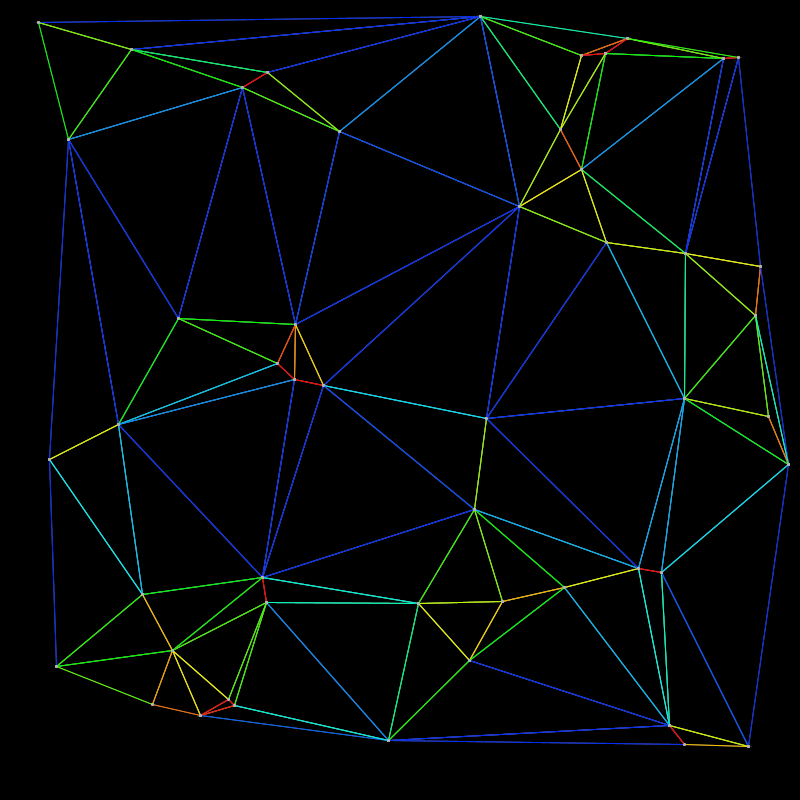
Frame 1 (no input)
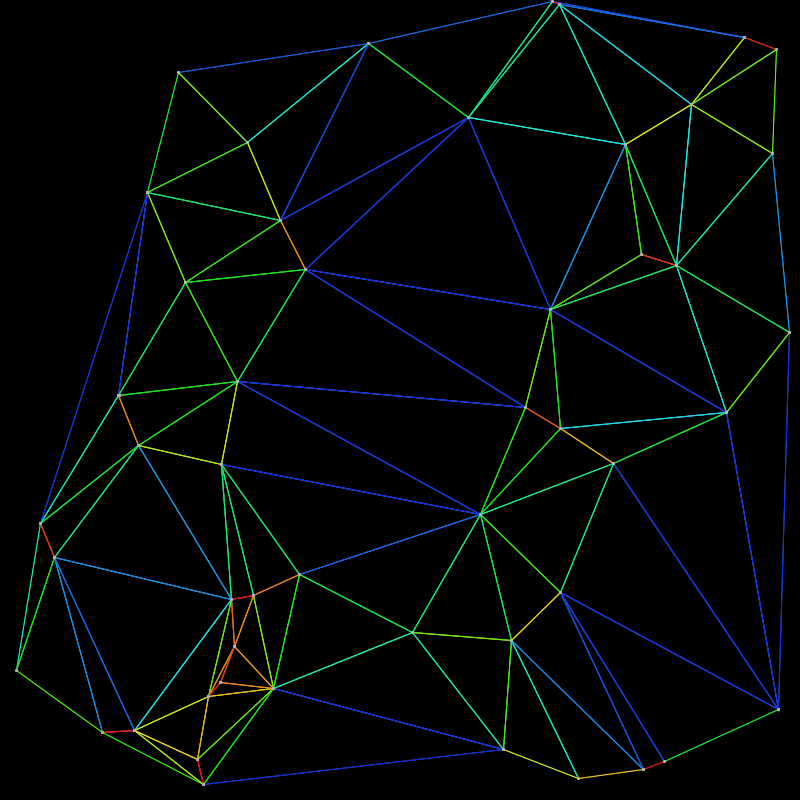
Frame 60 (the mouse pressed at the canvas centre just before this capture)
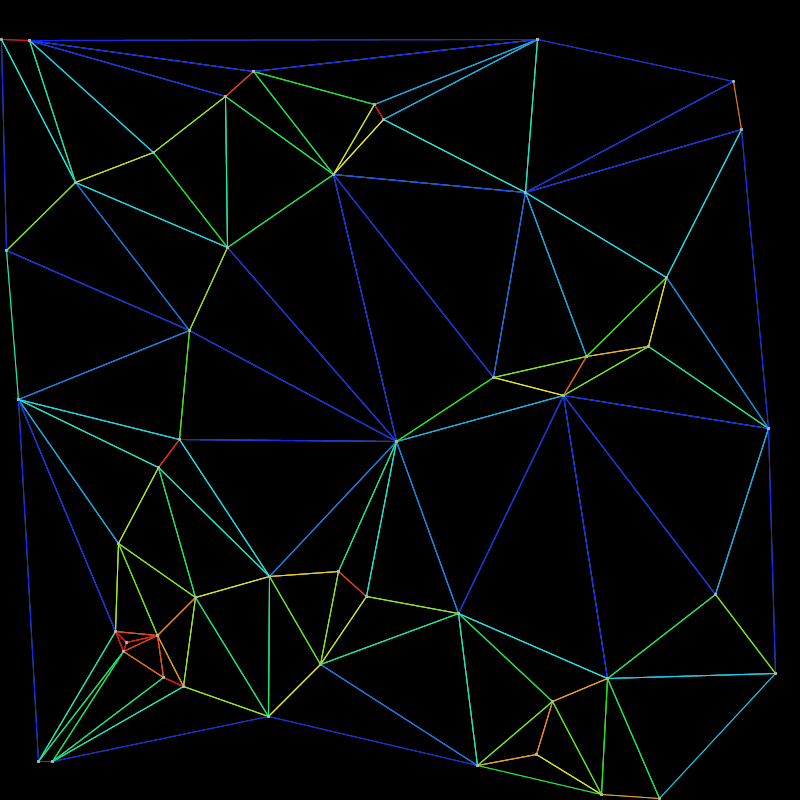
Frame 120 (the mouse held since frame 60 and released just before this capture)

The Processing sketch that drew these frames (run headless with seeded random() and noise(); from frame 60 on, the mouse is pressed at the canvas centre):

// Processing sketch: Delaunay
// ── Delaunay.pde
import java.util.Map;
import java.util.HashSet;
import java.util.Iterator;

DelaunayTriangles delaunay;  
ArrayList<Point> ptList = new ArrayList<Point>();  
int pointNum = 50;
  
void setup() {  
  size(800, 800);
  frameRate(60);
  //blendMode(ADD);
  
  for(int i = 0; i < pointNum; i++) {  
    ptList.add(new Point(random(width),random(height)));
    ptList.get(i).setV(random(-2.0,2.0),random(-2.0,2.0));
  }
  
    
  delaunay = new DelaunayTriangles(ptList);  
}  
  
void draw(){
  colorMode(RGB,255,255,255);
  background(0);  
  stroke(70);
  strokeWeight(2);
  noFill();
  smooth(); 
  
  for(int i = 0; i <ptList.size(); i++) {
    ptList.get(i).move();
  }
  
  
  delaunay.DelaunayTriangulation(ptList);
  delaunay.draw();  
}

void mouseClicked(){
  ptList.add(new Point(mouseX,mouseY));
  ptList.get(ptList.size()-1).setV(random(-2.0,2.0),random(-2.0,2.0));
}

void keyPressed(){
  if(key=='c'){
    ptList.clear();
  }
  if(key=='s'){
    save("img_"+month()+day()+hour()+minute()+second()+".png");
  }
}
// ── Circle.pde
class Circle {  
  Point center;  
  float radius;  
    
  public Circle(PVector c, float r){  
    this.center = c instanceof Point ? (Point)c : new Point(c);  
    this.radius = r;  
  }  
    
  public void draw() {  
    ellipse(center.x, center.y, radius * 2, radius * 2);  
  }  
}
// ── DelaunayTriangles.pde
class DelaunayTriangles {  
  //field
  public HashSet triangleSet = new HashSet();

  //constract
  public DelaunayTriangles(ArrayList pointList) {  
    DelaunayTriangulation(pointList);
  }  
    
  //method
  public void DelaunayTriangulation(ArrayList pointList) {  
    triangleSet.clear();// = new HashSet();
      
    Triangle hugeTriangle = getHugeTriangle();  
    triangleSet.add(hugeTriangle);  
  
    try {  
      for(Iterator pIter = pointList.iterator(); pIter.hasNext(); ) {  
        Object element = pIter.next();  
        Point p = element instanceof Point ?   
            (Point)element : new Point((PVector)element);  
          
        HashMap tmpTriangleSet = new HashMap();  
  
        for(Iterator tIter=triangleSet.iterator(); tIter.hasNext();){  
          Triangle t = (Triangle)tIter.next();  
                
          Circle c = getCircumscribedCirclesOfTriangle(t);  
                
          if (Point.dist(c.center, p) <= c.radius) {  
            addElementToRedundanciesMap(tmpTriangleSet,  
              new Triangle(p, t.p1, t.p2));  
            addElementToRedundanciesMap(tmpTriangleSet,  
              new Triangle(p, t.p2, t.p3));  
            addElementToRedundanciesMap(tmpTriangleSet,  
              new Triangle(p, t.p3, t.p1));  
              
            tIter.remove();              
          }  
        }  
          
        for(Iterator tmpIter = tmpTriangleSet.entrySet().iterator();  
            tmpIter.hasNext();) {  
  
          Map.Entry entry = (Map.Entry)tmpIter.next();  
          Object t = entry.getKey();  
            
          boolean isUnique =   
              ((Boolean)entry.getValue()).booleanValue();  
  
          if(isUnique) {  
            triangleSet.add(t);  
          }  
        }  
      }  
        
      for(Iterator tIter = triangleSet.iterator(); tIter.hasNext();){  
        Triangle t = (Triangle)tIter.next();  
        if(hugeTriangle.hasCommonPoints(t)) {  
          tIter.remove();  
        }  
      }  
    } catch (Exception ex) {  
      return;  
    }  
  }  
  
  public void draw() {  
    for(Iterator it = triangleSet.iterator(); it.hasNext(); ) {  
      Triangle t = (Triangle)it.next();  
      t.draw();  
    }  
  }  
    
    
  private void addElementToRedundanciesMap(HashMap hashMap, Object t)  
  {  
    if (hashMap.containsKey((Triangle)t)) {  
      hashMap.put(t, new Boolean(false));  
    } else {  
      hashMap.put(t, new Boolean(true));  
    }  
  }  
    
  private Triangle getHugeTriangle() {  
    return getHugeTriangle(new PVector(0, 0),   
                           new PVector(width, height));      
  }  
  private Triangle getHugeTriangle(PVector start, PVector end) {  
    if(end.x < start.x) {  
      float tmp = start.x;  
      start.x = end.x;  
      end.x = tmp;  
    }  
    if(end.y < start.y) {  
      float tmp = start.y;  
      start.y = end.y;  
      end.y = tmp;  
    }  
      
    Point center = new Point( (end.x - start.x) / 2.0,  
                              (end.y - start.y) / 2.0 );  
    float radius = Point.dist(center, start) + 1.0;  
      
    float x1 = center.x - sqrt(3) * radius;  
    float y1 = center.y - radius;  
    Point p1 = new Point(x1, y1);  
      
    float x2 = center.x + sqrt(3) * radius;  
    float y2 = center.y - radius;  
    Point p2 = new Point(x2, y2);  
      
    float x3 = center.x;  
    float y3 = center.y + 2 * radius;  
    Point p3 = new Point(x3, y3);  
  
    return new Triangle(p1, p2, p3);      
  }  
    
  private Circle getCircumscribedCirclesOfTriangle(Triangle t) {  
    float x1 = t.p1.x;  
    float y1 = t.p1.y;  
    float x2 = t.p2.x;  
    float y2 = t.p2.y;  
    float x3 = t.p3.x;  
    float y3 = t.p3.y;  
      
    float c = 2.0 * ((x2 - x1) * (y3 - y1) - (y2 - y1) * (x3 - x1));  
    float x = ((y3 - y1) * (x2 * x2 - x1 * x1 + y2 * y2 - y1 * y1)  
             + (y1 - y2) * (x3 * x3 - x1 * x1 + y3 * y3 - y1 * y1))/c;  
    float y = ((x1 - x3) * (x2 * x2 - x1 * x1 + y2 * y2 - y1 * y1)  
             + (x2 - x1) * (x3 * x3 - x1 * x1 + y3 * y3 - y1 * y1))/c;  
    Point center = new Point(x, y);  
      
    float r = Point.dist(center, t.p1);  
      
    return new Circle(center, r);  
  }  
}
// ── Point.pde
class Point extends PVector {
  PVector v = new PVector(0,0,0);
  
  public Point() {  
    super();
  }
  public Point(float x, float y) {  
    super(x, y);
  }
  public Point(float x, float y, float z) {  
    super(x, y, z);  
  }  
  public Point(PVector v) {  
    this.x = v.x;  
    this.y = v.y;  
    this.z = v.z;  
  }  
    
  public boolean equals(Object o) {  
    boolean retVal;  
    try {  
      PVector p = (PVector)o;  
      return (x == p.x && y == p.y && z == p.z);  
    } catch (Exception ex) {  
      return false;  
    }  
  }  
  
  public void draw() {  
    point(x, y);  
  }
  
  public void setV(float speed){
    PVector v = new PVector(speed,0);
    v.rotate(random(2*PI));
    setV(v.x,v.y);
  }
  public void setV(float vx,float vy){
    this.v.x=vx;
    this.v.y=vy;
  }
  public void setV(float vx,float vy,float vz){
    this.v.x=vx;
    this.v.y=vy;
    this.v.z=vz;
  }
  
  public void move(){
    move(v.x,v.y);
  }
  public void move(float vx,float vy){
    x+=vx;
    if(width<x) x=0;
    if(x<0) x=width;
    y+=vy;
    if(height<y) y=0;
    if(y<0) y=height;
    
  }
  public void move(float vx,float vy,float vz){
    this.x+=vx;
    this.y+=vy;
    this.z+=vz;
  }
  
}
// ── Triangle.pde
class Triangle{  
  public Point p1, p2, p3;  
    
  public Triangle(PVector p1, PVector p2, PVector p3){  
    this.p1 = p1 instanceof Point ? (Point)p1 : new Point(p1);  
    this.p2 = p2 instanceof Point ? (Point)p2 : new Point(p2);  
    this.p3 = p3 instanceof Point ? (Point)p3 : new Point(p3);  
  }  
    
  public boolean equals(Object obj) {  
    try {  
      Triangle t = (Triangle)obj;  
      return(p1.equals(t.p1) && p2.equals(t.p2) && p3.equals(t.p3) ||  
             p1.equals(t.p2) && p2.equals(t.p3) && p3.equals(t.p1) ||  
             p1.equals(t.p3) && p2.equals(t.p1) && p3.equals(t.p2) ||  
                
             p1.equals(t.p3) && p2.equals(t.p2) && p3.equals(t.p1) ||  
             p1.equals(t.p2) && p2.equals(t.p1) && p3.equals(t.p3) ||  
             p1.equals(t.p1) && p2.equals(t.p3) && p3.equals(t.p2) );  
    } catch (Exception ex) {  
      return false;  
    }  
  }  
     
  public int hashCode() {  
    return 0;  
  }  
    
  public void draw() {
    stroke(140);
    strokeWeight(1);
    triangle(p1.x, p1.y, p2.x, p2.y, p3.x, p3.y);
    
    colorMode(HSB,360,100,100,100);
    
    stroke(getHue(p1.dist(p2)),100,100);
    line(p1.x,p1.y,p2.x,p2.y);
    stroke(getHue(p2.dist(p3)),100,100);
    line(p2.x,p2.y,p3.x,p3.y);
    stroke(getHue(p3.dist(p1)),100,100);
    line(p3.x,p3.y,p1.x,p1.y);
    
    
    stroke(255);
    strokeWeight(3);
    p1.draw();
    p2.draw();
    p3.draw();
    
  }
    
  public boolean hasCommonPoints(Triangle t) {  
    return (p1.equals(t.p1) || p1.equals(t.p2) || p1.equals(t.p3) ||  
            p2.equals(t.p1) || p2.equals(t.p2) || p2.equals(t.p3) ||  
            p3.equals(t.p1) || p3.equals(t.p2) || p3.equals(t.p3) );  
  }
  
  private float getHue(float range){
    float minHue = -40.0;
    float maxHue = 230.0;
    float maxRange = 200;
    
    float hue;
    if(range<maxRange) hue = map(range,0.0,maxRange,minHue,maxHue);
    else hue = maxHue;
    return hue;
  }
}
